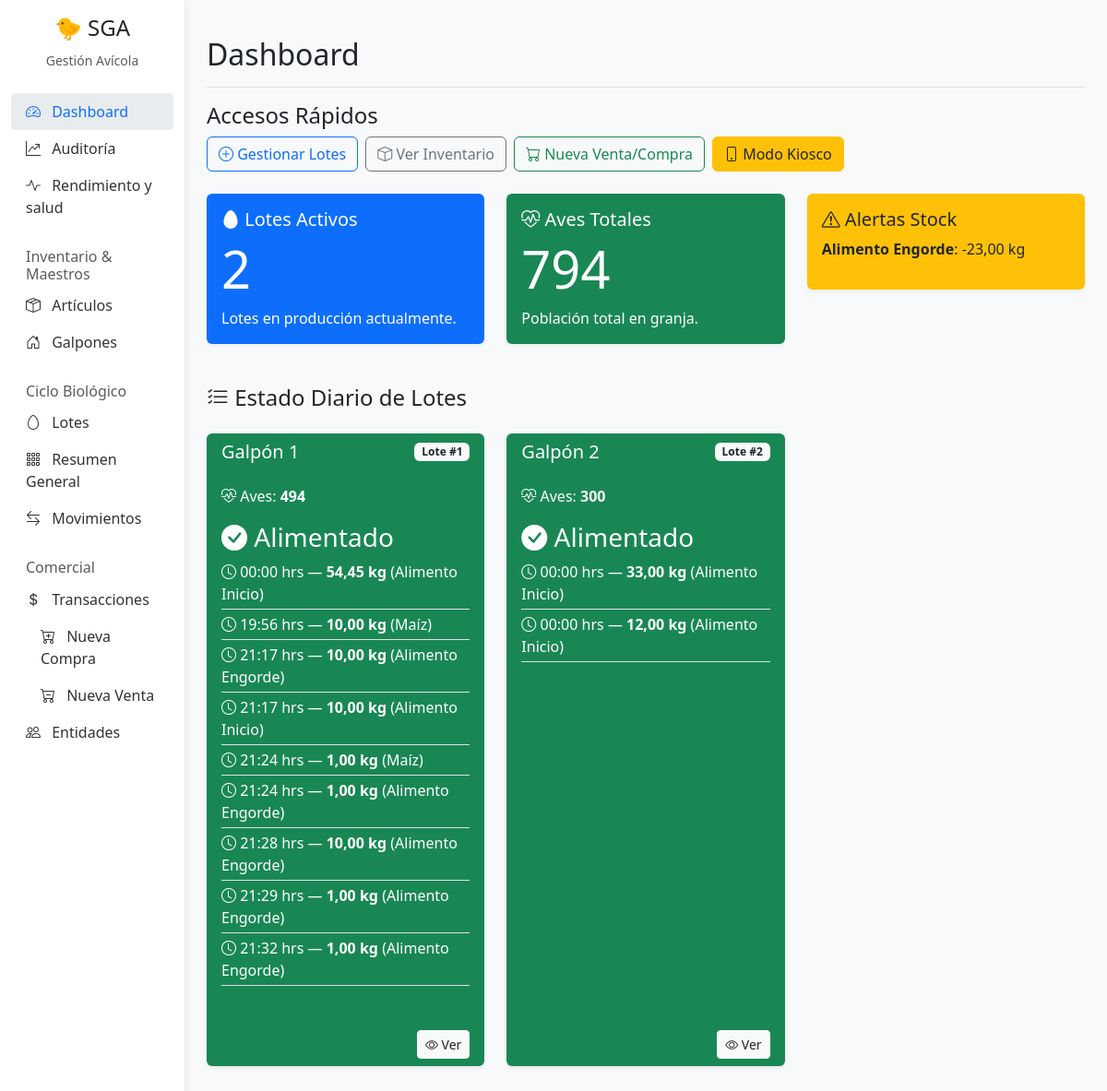
Before: / with the older database file.
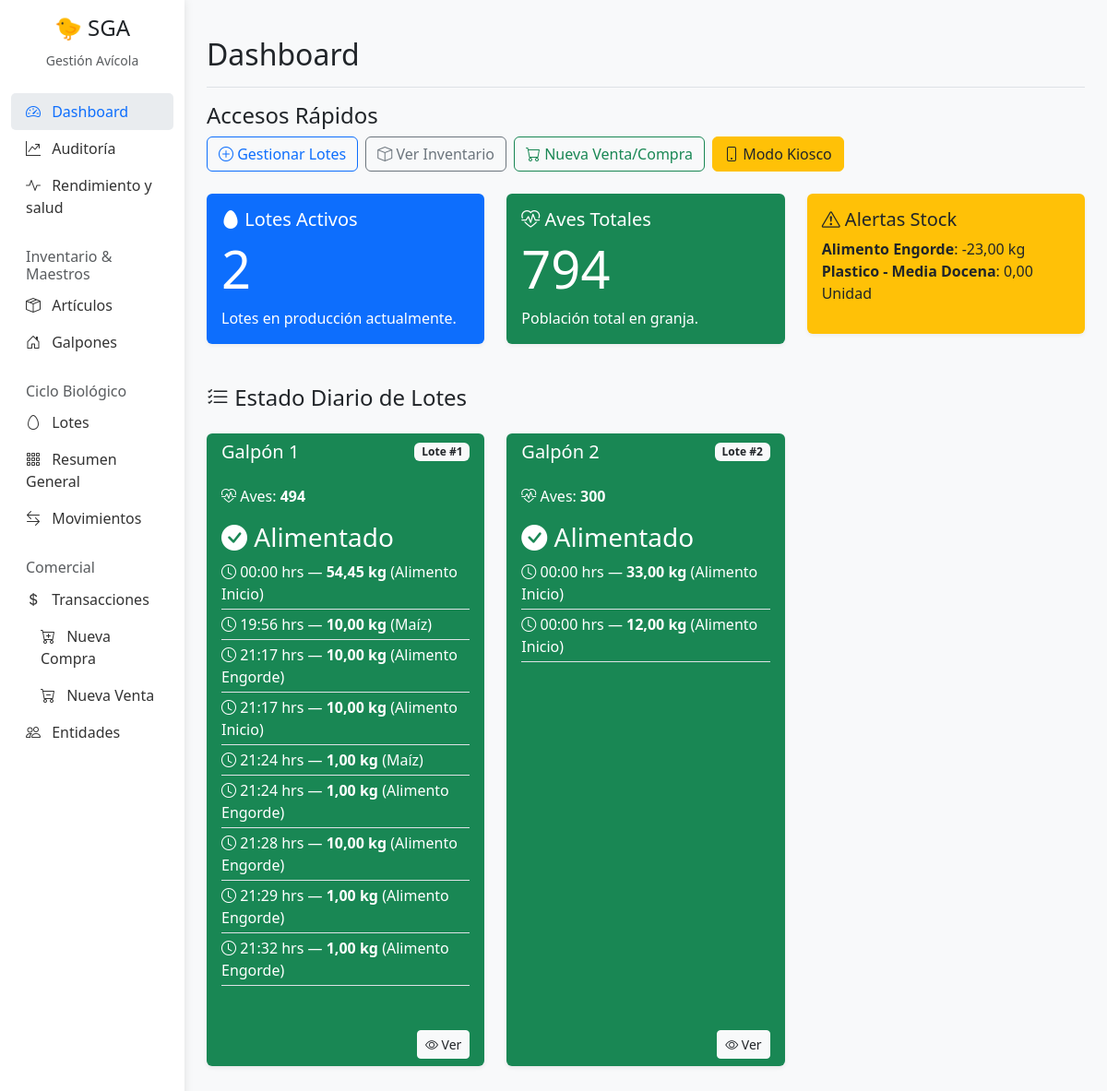
After: the same page with the newer database file.
### Gestion/models.py (models this page shows, shortened)
class Articulo(models.Model):
    id_articulo = models.AutoField(primary_key=True)
    class UnidadMedida(models.TextChoices):
        UNIDAD = 'Unidad', 'Unidad'
        KG = 'Kg', 'Kg'
        LITRO = 'Litro', 'Litro'
    nombre = models.CharField(max_length=200)
    tipo = models.CharField(max_length=20, choices=TipoArticulo.choices)
    unidad_medida = models.CharField(max_length=50, choices=UnidadMedida.choices, default=UnidadMedida.UNIDAD)
    controlar_stock = models.BooleanField(default=True)
    stock_actual = models.DecimalField(max_digits=10, decimal_places=2, default=0)
    stock_minimo = models.DecimalField(max_digits=10, decimal_places=2, default=0)
    precio_referencia = models.DecimalField(max_digits=10, decimal_places=2, default=0, help_text="Precio base para compras o ventas")
    es_insumo_receta = models.BooleanField(default=False, help_text="Marcar si es un envase o insumo auxiliar para recetas (no se muestra en Kiosco)")

class Lote(models.Model):
    id_lote = models.AutoField(primary_key=True)
    galpon = models.ForeignKey(Galpon, on_delete=models.CASCADE)
    raza = models.CharField(max_length=100)
    fecha_inicio = models.DateField(default=timezone.now)
    aves_iniciales = models.IntegerField()
    aves_actuales = models.IntegerField(editable=False) # Updated by signal
    estado = models.BooleanField(default=True) # Active=True, Closed=False
    fecha_proxima_vacuna = models.DateField(null=True, blank=True)

class Galpon(models.Model):
    id_galpon = models.AutoField(primary_key=True)
    nombre = models.CharField(max_length=100)
    capacidad_max = models.IntegerField()

class MovimientoInterno(models.Model):
    id_movimiento = models.AutoField(primary_key=True)
    lote = models.ForeignKey(Lote, on_delete=models.CASCADE)
    articulo = models.ForeignKey(Articulo, on_delete=models.CASCADE)
    tipo_movimiento = models.CharField(
        max_length=20,
        choices=TipoMovimiento.choices
    )
    cantidad = models.DecimalField(max_digits=10, decimal_places=2)
    fecha = models.DateTimeField(default=timezone.now)

### Gestion/views.py (the view)
# urls.py: path('', views.index, name='index'),
def index(request):
    total_aves = Lote.objects.filter(estado=True).aggregate(Sum('aves_actuales'))['aves_actuales__sum'] or 0
    lotes_activos = Lote.objects.filter(estado=True).count()
    alertas_stock = Articulo.objects.filter(controlar_stock=True, stock_actual__lte=models.F('stock_minimo'))
    lotes = Lote.objects.filter(estado=True).order_by('galpon__nombre')
    today =  timezone.localdate()
    lotes_status = []
    for lote in lotes:
        consumos_hoy = MovimientoInterno.objects.filter(
            lote=lote,
            tipo_movimiento=TipoMovimiento.CONSUMO,
            fecha__date=today
        ).order_by('fecha')
        alimentado = consumos_hoy.exists()
        detalles_alim = []
        for consumo in consumos_hoy:
            detalles_alim.append({
                'cantidad': consumo.cantidad,
                'unidad': consumo.articulo.unidad_medida,
                'nombre': consumo.articulo.nombre,
                'hora': consumo.fecha  # DateTime object
            })
        lotes_status.append({
            'lote': lote,
            'alimentado_hoy': alimentado,
            'detalles': detalles_alim
        })
    context = {
        'total_aves': total_aves,
        'lotes_activos': lotes_activos,
        'alertas_stock': alertas_stock,
        'lotes_status': lotes_status,
    }
    return render(request, 'Gestion/index.html', context)

### Gestion/templates/Gestion/index.html (shortened to what the changed rows need)
{% extends 'Gestion/base.html' %}
{% block content %}
<div
    class="page-header d-flex justify-content-between flex-wrap flex-md-nowrap align-items-center pt-3 pb-2 mb-3 border-bottom">
    <h1 class="h2">Dashboard</h1>
</div>
<div class="row mt-4">
    <div class="col-md-4">
        <div class="card bg-primary text-white">
            <div class="card-body">
                <h2 class="display-4">{{ lotes_activos }}</h2>
            </div>
        </div>
    </div>
    <div class="col-md-4">
        <div class="card bg-success text-white">
            <div class="card-body">
                <h2 class="display-4">{{ total_aves }}</h2>
            </div>
        </div>
    </div>
    <div class="col-md-4">
        <div class="card bg-warning text-dark">
            <div class="card-body">
                {% if alertas_stock %}
                <ul class="list-unstyled">
                    {% for articulo in alertas_stock %}
                    <li><strong>{{ articulo.nombre }}</strong>: {{ articulo.stock_actual }} {{ articulo.unidad_medida }}
                    </li>
                    {% endfor %}
                </ul>
                {% else %}
                <p class="card-text display-6"><i class="bi bi-check-circle"></i> OK</p>
                <p>Inventario bajo control.</p>
                {% endif %}
            </div>
        </div>
    </div>
</div>
<div class="row mt-4">
    {% for item in lotes_status %}
    <div class="col-md-4 mb-3">
        <div
            class="card h-100 {% if item.alimentado_hoy %}bg-success text-white{% else %}bg-warning text-dark{% endif %} shadow-sm">
            <div class="card-header d-flex justify-content-between align-items-center bg-transparent border-bottom-0">
                <h5 class="mb-0">{{ item.lote.galpon.nombre }}</h5>
                <span class="badge bg-light text-dark">Lote #{{ item.lote.pk }}</span>
            </div>
            <div class="card-body">
                <p class="card-text mb-1"><i class="bi bi-heart-pulse"></i> Aves: <strong>{{ item.lote.aves_actuales }}</strong></p>
                {% if item.alimentado_hoy %}
                <h3 class="mt-3"><i class="bi bi-check-circle-fill"></i> Alimentado</h3>
                <ul class="list-unstyled mb-0 mt-2">
                    {% for det in item.detalles %}
                    <li class="border-bottom pb-1 mb-1">
                        <i class="bi bi-clock"></i> {{ det.hora|date:"H:i" }} hrs —
                        <strong>{{ det.cantidad }} {{ det.unidad }}</strong> ({{ det.nombre }})
                    </li>
                    {% endfor %}
                </ul>
                {% else %}
                <h3 class="mt-3"><i class="bi bi-exclamation-circle"></i> Pendiente</h3>
                <p class="mb-0">Aún no se ha registrado consumo hoy.</p>
                {% endif %}
            </div>
            <div class="card-footer bg-transparent border-top-0 d-flex justify-content-end">
                <a href="{% url 'lote-detail' item.lote.pk %}" class="btn btn-sm btn-light text-dark">
                    <i class="bi bi-eye"></i> Ver
                </a>
            </div>
        </div>
    </div>
    {% empty %}
    <div class="col-12">
        <div class="alert alert-info">No hay lotes activos.</div>
    </div>
    {% endfor %}
</div>
{% endblock %}

Changed rows visible on the page:
added Articulo: nombre "Plastico - Media Docena", stock_actual "0,00", unidad_medida "Unidad"
